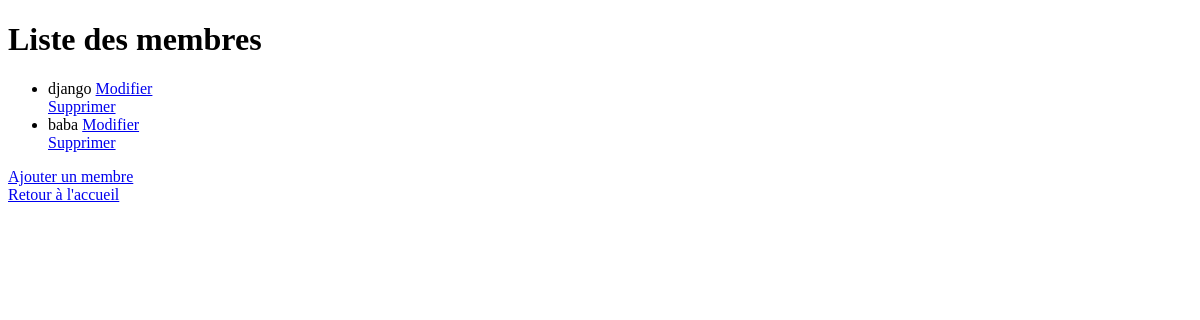
/membres/, run on an earlier commit of the app's database.
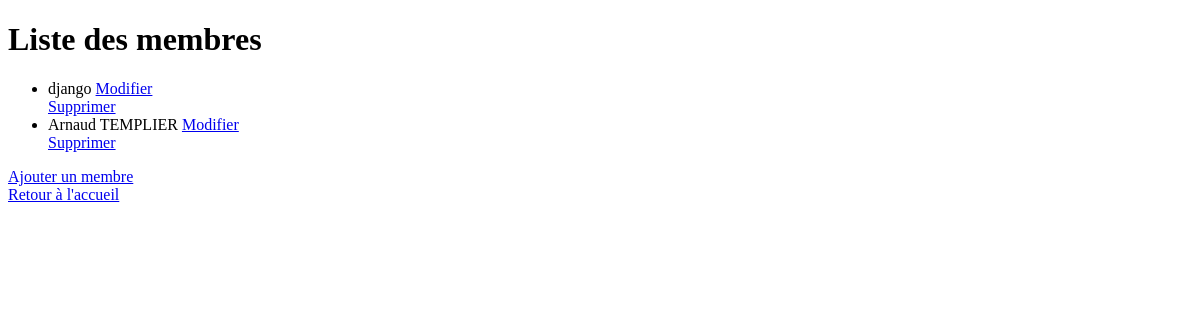
And on a later commit of the database.
### media_project/models.py (models this page shows, shortened)
class Emprunteur(models.Model):
    name = models.CharField(max_length=100)
    bloque = models.BooleanField(default=False)
    password = models.CharField(max_length=128)  # Ajout du champ password pour gérer les mots de passe

### media_project/views.py (the view)
# urls.py: path('membres/', views.liste_membres, name='liste_membres'),
def liste_membres(request):
    membres = Emprunteur.objects.all()
    return render(request, 'media_project/liste_membres.html', {'membres': membres})

### templates/media_project/liste_membres.html (shortened to what this page needs)
<!DOCTYPE html>
<html lang="fr">
<head>
</head>
<body>
 <h1>Liste des membres</h1>
    <ul>
        {% for membre in membres %}
        <li>
            {{ membre.name }}
            <a href="{% url 'modifier_membre' membre.id %}">Modifier</a><br>
            <a href="{% url 'delete_membre' membre.id %}">Supprimer</a>
        </li>
        {% endfor %}
    </ul>
    <a href="{% url 'creer_membre' %}">Ajouter un membre</a><br>
    <a href="{% url 'index' %}">Retour à l'accueil</a>
</body>
</html>

What changed in the data, as far as the page shows it:
removed Emprunteur: name "baba"
added Emprunteur: name "Arnaud TEMPLIER"
